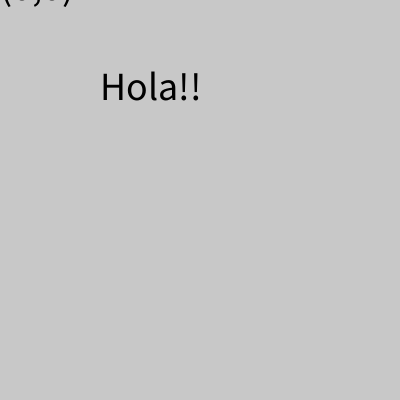
Frame 1 (no input)
Frame 60 (the mouse pressed at the canvas centre just before this capture): identical to frame 1, image omitted
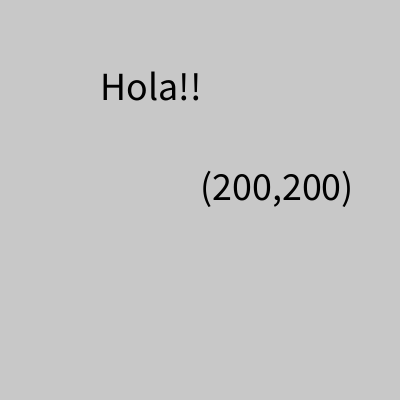
Frame 120 (the mouse held since frame 60 and released just before this capture)

The Processing sketch that drew these frames (run headless with seeded random() and noise(); from frame 60 on, the mouse is pressed at the canvas centre):

// Processing sketch: texto
// ── texto.pde
void setup() {
  size(400, 400);
  //frameRate(1);
  fill(0);
}

void draw() {
  background(200);
  textSize(40);
  text("Hola!!", 100, 100);
  text("(" + mouseX + "," + mouseY + ")", mouseX, mouseY);
}

void mouseClicked() {
  rect(0, 0, 100, 100);
}

void keyPressed() {
  fill(#00FF00);
}

void mouseWheel() {
  fill(#000000);
}

void mouseDragged() {
  fill(#FFFFFF);
}
